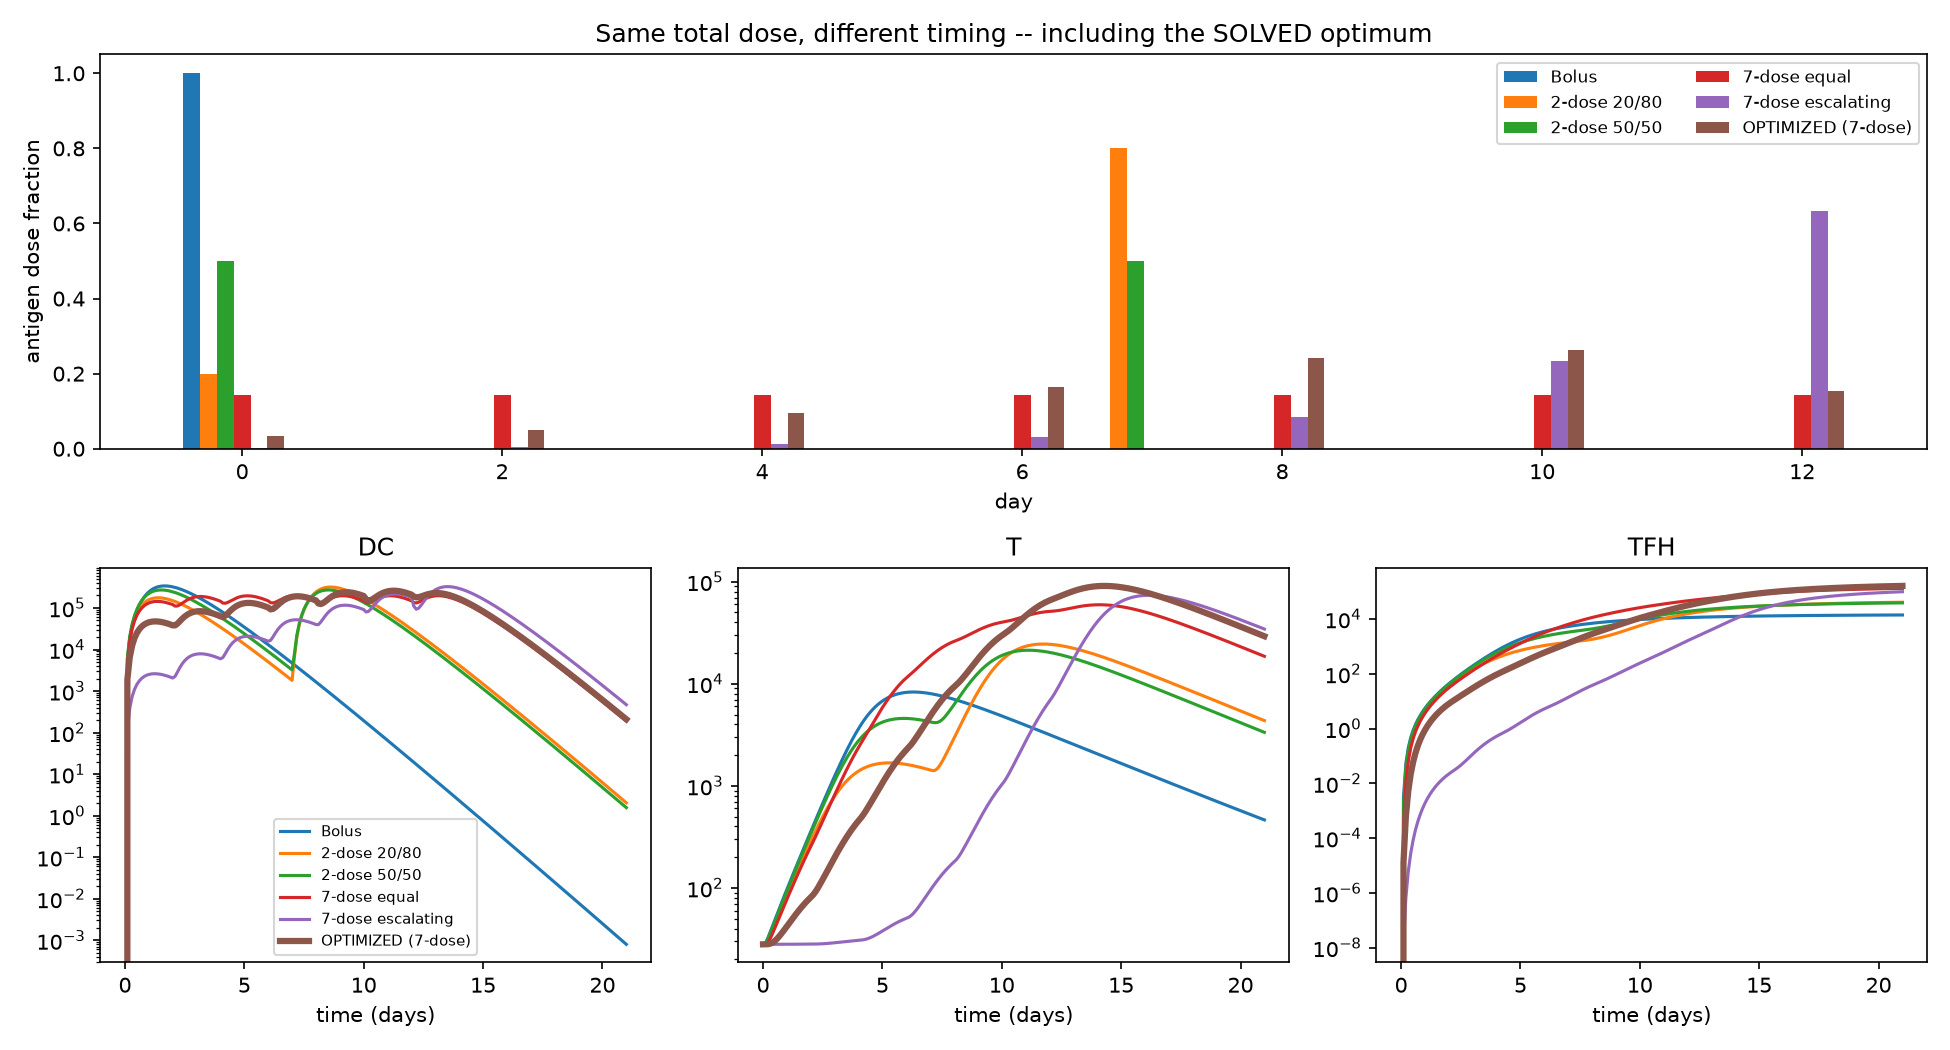

This chart was generated by the following Python code:
"""Finds the optimal 7-dose schedule (same total dose, same 12-day window)
to maximize final/peak TFH, and compares it against the hand-picked
schedules from the earlier comparison run.

Run with:  python optimal_dosing_run.py
Saves:     optimal_dosing_run.png
"""

import numpy as np
import matplotlib
matplotlib.use("Agg")
import matplotlib.pyplot as plt
from pathlib import Path
OUTDIR = Path(__file__).parent

from vaccine_tcell_model.analysis import optimize_dose_schedule, sweep_dose_schedules
from vaccine_tcell_model.dosing import DoseSchedule
from vaccine_tcell_model.models.integrated import simulate_integrated
from vaccine_tcell_model.parameters import default_integrated_parameters, integrated_default_initial_conditions

params = default_integrated_parameters(K=10.0)
ic = integrated_default_initial_conditions(params)
t_eval = np.linspace(0, 21, 211)

# SOLVE for the best 7-dose schedule: dose TIMES fixed at evenly-spaced
# days 0-12 (same window as "7-dose equal/escalating" above), dose
# FRACTIONS free to vary (still summing to 1 -- same total vaccine).
opt_result = optimize_dose_schedule(
    "integrated",
    num_doses=7,
    time_window=12.0,
    metric="TFH_max",   # TFH never decreases in this model, so TFH_max == TFH_final
    t_end=21.0,
    t_eval=t_eval,
)

schedules = {
    "Bolus": DoseSchedule.bolus(),
    "2-dose 20/80": DoseSchedule(times=[0, 7], antigen_fractions=[0.2, 0.8], adjuvant_fractions=[0.2, 0.8]),
    "2-dose 50/50": DoseSchedule(times=[0, 7], antigen_fractions=[0.5, 0.5], adjuvant_fractions=[0.5, 0.5]),
    "7-dose equal": DoseSchedule.equal_doses(times=[0, 2, 4, 6, 8, 10, 12]),
    "7-dose escalating": DoseSchedule.from_exponential_escalation(numshot=7, k=1.0, duration=12),
    "OPTIMIZED (7-dose)": opt_result.schedule,
}

df = sweep_dose_schedules(model="integrated", schedules=schedules, t_end=21.0, t_eval=t_eval)
print(df[["schedule", "T_max", "TFH_max", "AUC_TFH", "fold_expansion"]].to_string(index=False))

print("\nOptimized dose fractions:")
for t, f in zip(opt_result.schedule.antigen_times, opt_result.fractions):
    print(f"  day {t:5.1f}: {f * 100:5.1f}%")
print(f"\nConstraints satisfied: {opt_result.constraints_satisfied}")
print(f"Optimizer success: {opt_result.success} ({opt_result.n_iterations} iterations)")

# --- Plot ---
results = {label: simulate_integrated(params, ic, s, t_end=21.0, t_eval=t_eval) for label, s in schedules.items()}
colors = {label: f"C{i}" for i, label in enumerate(schedules)}

fig = plt.figure(figsize=(13, 7))
gs = fig.add_gridspec(2, 3)

ax_dose = fig.add_subplot(gs[0, :])
width = 0.13
for i, (label, s) in enumerate(schedules.items()):
    offset = (i - len(schedules) / 2) * width
    ax_dose.bar(np.array(s.antigen_times) + offset, s.antigen_doses, width=width, label=label, color=colors[label])
ax_dose.set_xlabel("day")
ax_dose.set_ylabel("antigen dose fraction")
ax_dose.set_title("Same total dose, different timing -- including the SOLVED optimum")
ax_dose.legend(fontsize=8, ncol=2)

for ax, state in zip([fig.add_subplot(gs[1, c]) for c in range(3)], ["DC", "T", "TFH"]):
    for label, result in results.items():
        lw = 3 if label.startswith("OPTIMIZED") else 1.5
        ax.plot(result.time, result.trajectory(state), label=label, color=colors[label], linewidth=lw)
    ax.set_title(state)
    ax.set_xlabel("time (days)")
    ax.set_yscale("log")
fig.axes[1].legend(fontsize=7)

fig.tight_layout()
fig.savefig(OUTDIR / "optimal_dosing_run.png", dpi=150)
print("\nSaved optimal_dosing_run.png")
